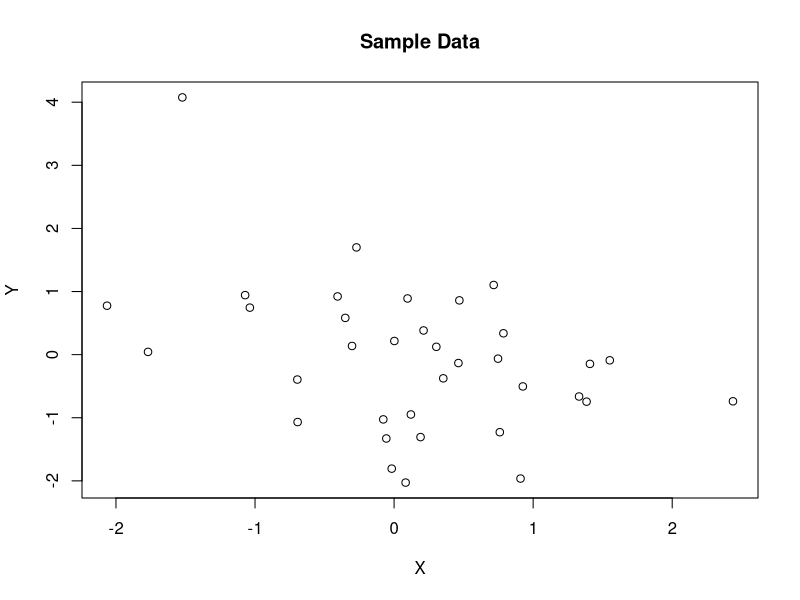
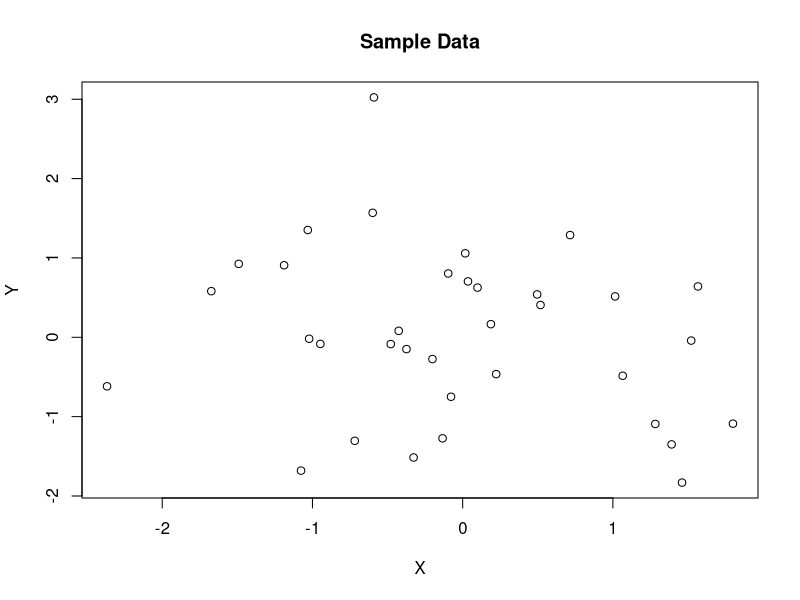
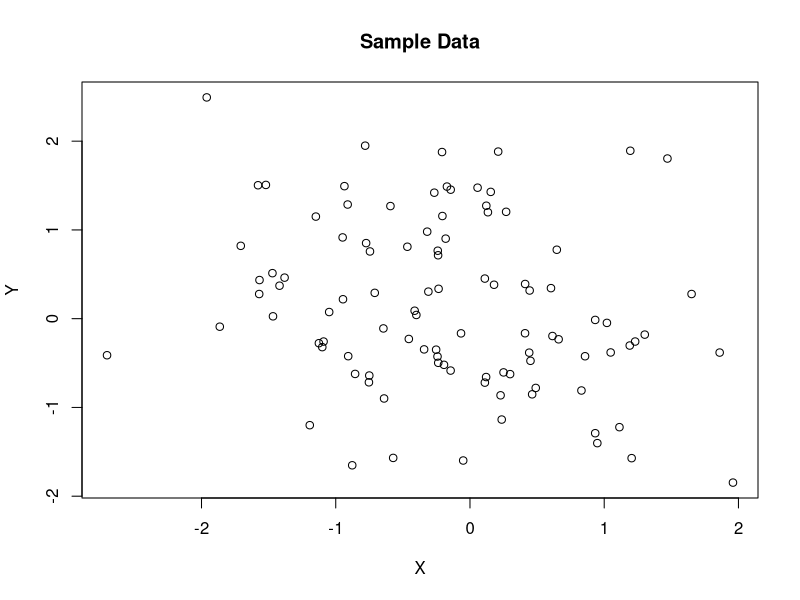
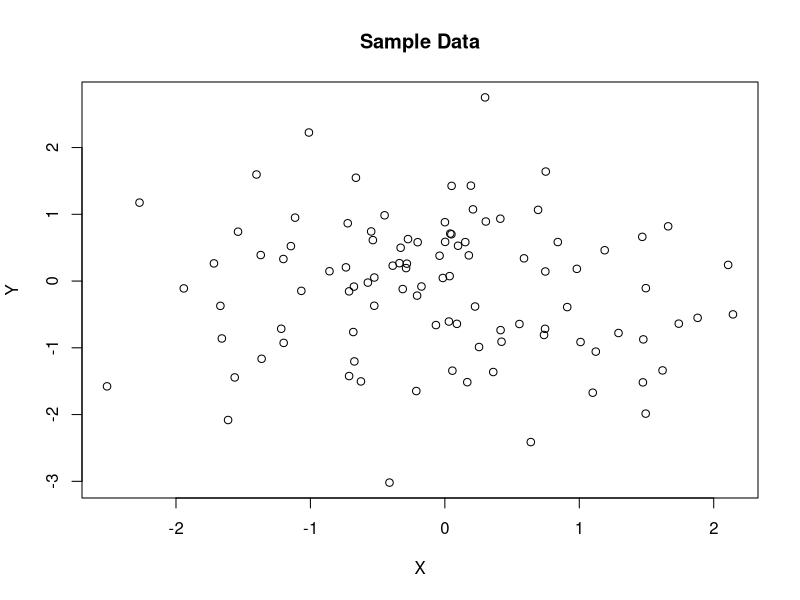
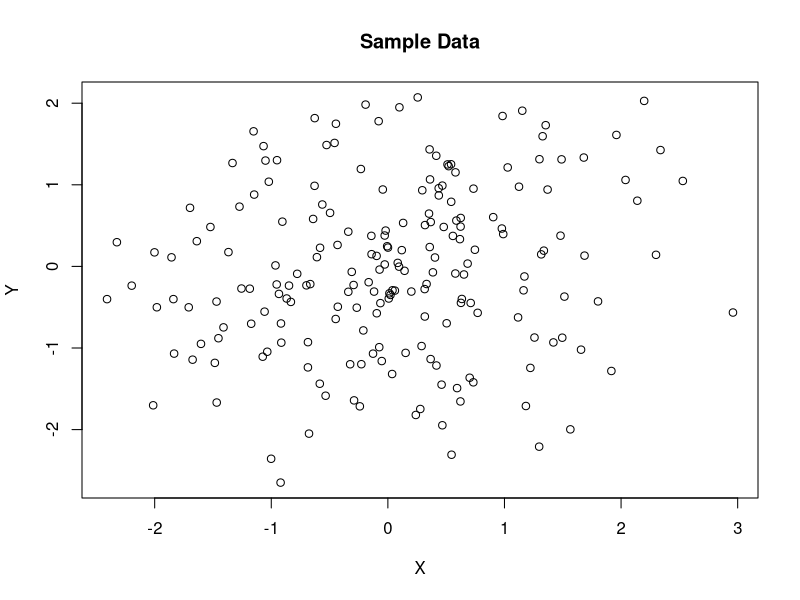
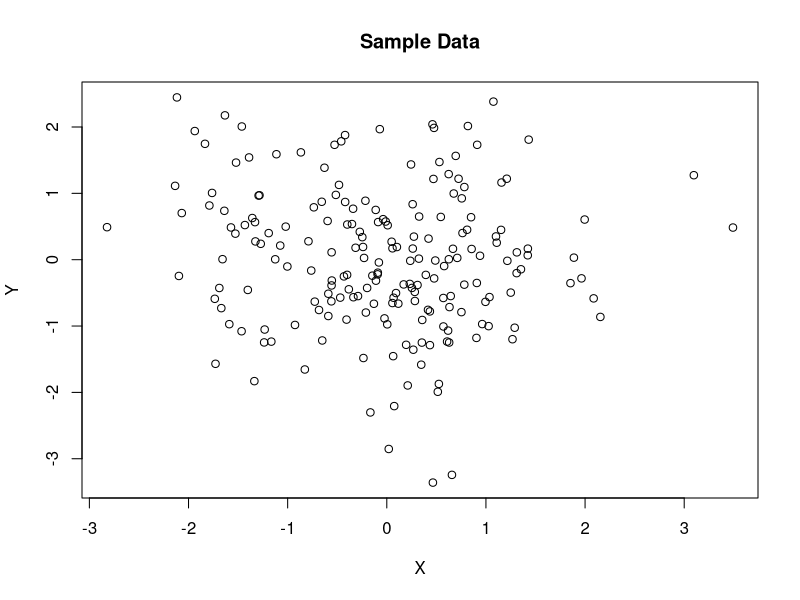
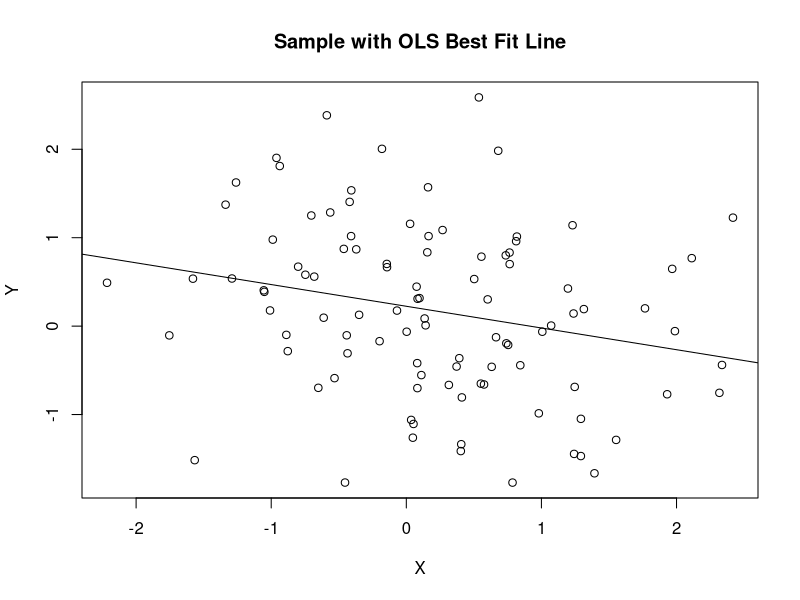
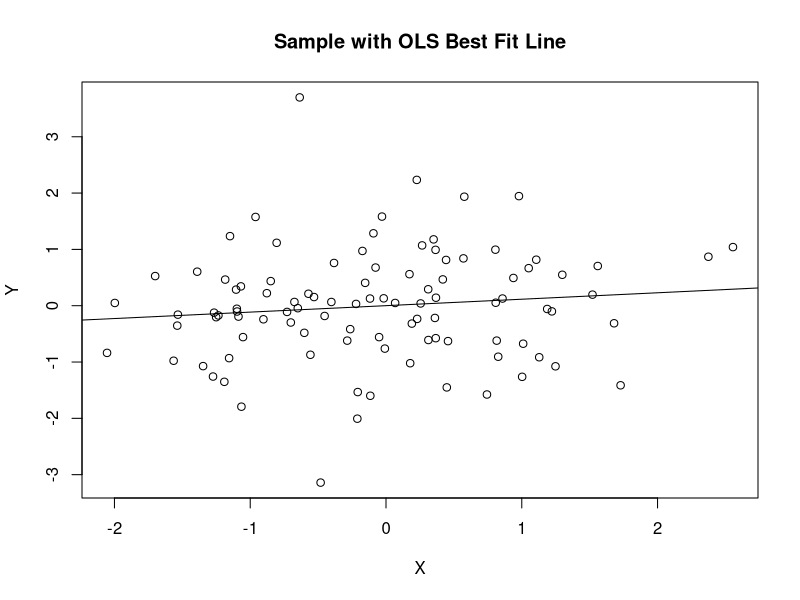

Write the R code that produced these figures, in order.
#COURSERA STUFF
#Here we're using 7 questions
#Each with 2 versions, one significant one not
#Questions are: Small sample (35), medium sample (100) (reference),
#large sample (200), axis scale, labels, outlier, bestfit

set.seed(234032)

#Intro question:
setwd("/Users/aaronfisher/Documents/JH/EDA Versions/Sourcetree EDA Git Repo/Coursera")
nreps<-14
pbreaks<-c(.01,.03,.07,.5,1)
pbins<-rep(c(2,4),times=7)
nes<-c(35,35,100,100,200,200,rep(100,times=8))
yes<-matrix(nrow=nreps,ncol=max(nes))
xes<-matrix(nrow=nreps,ncol=max(nes))
pvals<-1 #initialize variables
tvals<-1
pres<-(rep(c('n35','n100ref','n200','bestFit','axesScale','axesLabel','outlier'),each=2))
#dropping Lowess here

#First generate baseline data
#then add presentation data (same data + presentaion vector)
#then change data for when the twist is adding an outlier

for(i in 1:nreps){
	tryagain<-T
#	if(i %in% c(1:100*nreps/100)) print(i)
	while(tryagain){ #to ENSURE that we get a good mix of p-value ranges
		#get t close to what we want
		t<-qnorm(pbreaks[pbins[i]],mean=0,sd=1,lower.tail=F)
		if(abs(t)>5)t<-0 #guards against when the bin is 1, and quantile has infinite size
		n<-nes[i]
		x<-rnorm(n)
		e<-rnorm(n)
		bhat<-t*sd(e)/(sqrt(n)*sd(x))
		if(pbins[i]>=5 & sample(c(2,2,1),1)==2) bhat<-0 #sometimes generate it actually from a null
		y<-x*bhat*sample(c(-1,1),1)+e

		tvals[i]<-summary(lm(y~x))$coeff[2,3]
		pvals[i]<-summary(lm(y~x))$coeff[2,4]
		xes[i,1:n]<-x
		yes[i,1:n]<-y

		pi<-pvals[i]
		bini<-min(which(pi<pbreaks))
		if(bini==pbins[i]) tryagain<-F
	}	
	#plot(x,y,main=n)
	#readline(prompt='go')
}


################################################
#Fix those that now get an extra outlier
#add it one sd above the max x and max y, or w/e is appropriate for the upper corner that works
#if it's not sig, add the outlier close to above the mean.

for(i in which(pres=='outlier')){
  tryAgain<-TRUE
  while(tryAgain){
  	n<-nes[i]
    sig.i<-pvals[i]<.05
  	#grab the middle point from x and y
  	mx<-rep(mean(x),n)
  	my<-rep(mean(y),n)
  	x<-xes[i,1:n]
  	y<-yes[i,1:n]
  	distvec<-sqrt((mx-x)^2+(my-y)^2)
  	switch<-which(distvec==min(distvec))
  	
    #NOTE IT PREV VERSIONS THIS NICE DEALY LET US RANDOMLY PUT THE OUTLIER IN W/E CORNER WE WANTED
    #Put it in an UPPER CORNER
  	if(tvals[i]<1 & sig.i) { #slope going down
  		x[switch]<-min(x)-sd(x)
  		y[switch]<-max(y)+sd(y)
  	}
  	if(tvals[i]>1 & sig.i) {
  		x[switch]<-max(x)+sd(x)
  		y[switch]<-max(y)+sd(y)
  	}
    if(!sig.i){
      #leave X where it is now
      y[switch]<-max(y)+sd(y)*sqrt(2)
    }
  
  	tvals[i]<-summary(lm(y~x))$coeff[2,3]
  	pvals[i]<-summary(lm(y~x))$coeff[2,4]
    if(sig.i&pvals[i]<.04) tryAgain=FALSE
    if(!sig.i&pvals[i]>.06) tryAgain=FALSE
  }
	xes[i,1:n]<-x
	yes[i,1:n]<-y
}

#save(list=c('xes','yes','nreps','pbins','pvals','tvals','nes','pres'),file='data_for_1plots_coursera2.RData')
#load('data_for_1plots_coursera2.RData')


#Note, this works b/c there's no replicates
for(i in 1:nreps){
  n<-nes[i]
  x<-xes[i,1:n]
  y<-yes[i,1:n]
  pval<-pvals[i]
  tval<-tvals[i]
  m<-lm(y~x)
  style<-pres[i]

  t2<-'Data'
  if(style=='lowess') t2<-'with Lowess Line'
  if(style=='bestFit') t2<-'with OLS Best Fit Line'
  title<-paste('Sample ',t2,sep='')
  xl<-paste("Cranial Electrode",floor(runif(1,11,44)),"(Standardized)")
  yl<-paste("Cranial Electrode",floor(runif(1,53,97)),"(Standardized)")
  drx<-diff(range(x))
  dry<-diff(range(y))
  
  probnum<-paste0(rep(1:7,each=2),rep(c('-1','-2'),times=7))
  png(paste0("images/coursera2_#",probnum[i],'_',pres[i],'_pval-',round(pvals[i],digits=3),".png"), width = 400, height = 400)
    par(mfrow=c(1,1))
  	plot(x,y,xlab='X',ylab='Y',main=title)
  	if(style=='lowess') lines(lowess(x,y))
  	if(style=='bestFit') abline(m$coef)
  	if(style=='axesScale')plot(x,y,xlab='X',ylab='Y',main=title,xlim=c(min(x)-1.5*sd(x),max(x)+1.5*sd(x)),ylim=c(min(y)-1.5*sd(y),max(y)+1.5*sd(y)))
    if(style=='outlier')plot(x,y,xlab='X',ylab='Y',main=title,xlim=c(min(x)-.1*drx,max(x)+.1*drx),ylim=c(min(y)-.1*dry,max(y)+.1*dry) )
  	if(style=='axesLabel') plot(x,y,xlab=xl,ylab=yl,main=title)
  dev.off()
}
